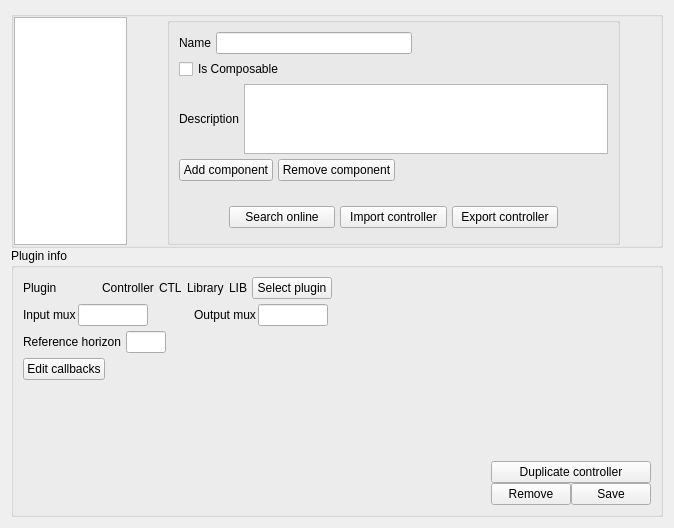
<?xml version="1.0" encoding="UTF-8"?>
<ui version="4.0">
 <class>Form</class>
 <widget class="QWidget" name="Form">
  <property name="geometry">
   <rect>
    <x>0</x>
    <y>0</y>
    <width>674</width>
    <height>528</height>
   </rect>
  </property>
  <property name="windowTitle">
   <string>Form</string>
  </property>
  <layout class="QVBoxLayout" name="verticalLayout_2">
   <item>
    <layout class="QVBoxLayout" name="verticalLayout" stretch="5,20">
     <property name="spacing">
      <number>0</number>
     </property>
     <item>
      <widget class="QGroupBox" name="groupBox">
       <property name="title">
        <string/>
       </property>
       <layout class="QHBoxLayout" name="horizontalLayout_3" stretch="0">
        <property name="spacing">
         <number>0</number>
        </property>
        <property name="leftMargin">
         <number>0</number>
        </property>
        <property name="topMargin">
         <number>0</number>
        </property>
        <property name="rightMargin">
         <number>0</number>
        </property>
        <property name="bottomMargin">
         <number>0</number>
        </property>
        <item>
         <layout class="QHBoxLayout" name="horizontalLayout_2" stretch="5,0,20,0">
          <property name="spacing">
           <number>0</number>
          </property>
          <item>
           <widget class="QListView" name="subcontrollerList"/>
          </item>
          <item>
           <spacer name="horizontalSpacer_6">
            <property name="orientation">
             <enum>Qt::Horizontal</enum>
            </property>
            <property name="sizeHint" stdset="0">
             <size>
              <width>40</width>
              <height>20</height>
             </size>
            </property>
           </spacer>
          </item>
          <item>
           <widget class="QGroupBox" name="groupBox_3">
            <property name="title">
             <string/>
            </property>
            <layout class="QHBoxLayout" name="horizontalLayout_4" stretch="50">
             <item>
              <layout class="QVBoxLayout" name="verticalLayout_3">
               <property name="spacing">
                <number>5</number>
               </property>
               <property name="leftMargin">
                <number>0</number>
               </property>
               <property name="bottomMargin">
                <number>5</number>
               </property>
               <item>
                <layout class="QHBoxLayout" name="horizontalLayout_5">
                 <item>
                  <widget class="QLabel" name="nameLabel">
                   <property name="text">
                    <string>Name</string>
                   </property>
                  </widget>
                 </item>
                 <item>
                  <widget class="QLineEdit" name="nameTxt"/>
                 </item>
                 <item>
                  <spacer name="horizontalSpacer_2">
                   <property name="orientation">
                    <enum>Qt::Horizontal</enum>
                   </property>
                   <property name="sizeHint" stdset="0">
                    <size>
                     <width>40</width>
                     <height>20</height>
                    </size>
                   </property>
                  </spacer>
                 </item>
                </layout>
               </item>
               <item>
                <layout class="QHBoxLayout" name="horizontalLayout_8">
                 <item>
                  <widget class="QCheckBox" name="isComposableCb">
                   <property name="text">
                    <string>Is Composable</string>
                   </property>
                  </widget>
                 </item>
                </layout>
               </item>
               <item>
                <layout class="QHBoxLayout" name="horizontalLayout_7">
                 <item>
                  <widget class="QLabel" name="label_3">
                   <property name="text">
                    <string>Description</string>
                   </property>
                  </widget>
                 </item>
                 <item>
                  <widget class="QPlainTextEdit" name="descriptionTxt"/>
                 </item>
                </layout>
               </item>
               <item>
                <layout class="QHBoxLayout" name="horizontalLayout_15">
                 <property name="topMargin">
                  <number>0</number>
                 </property>
                 <item>
                  <widget class="QPushButton" name="addComponentBtn">
                   <property name="text">
                    <string>Add component</string>
                   </property>
                  </widget>
                 </item>
                 <item>
                  <widget class="QPushButton" name="removeComponentBtn">
                   <property name="text">
                    <string>Remove component</string>
                   </property>
                  </widget>
                 </item>
                 <item>
                  <spacer name="horizontalSpacer_8">
                   <property name="orientation">
                    <enum>Qt::Horizontal</enum>
                   </property>
                   <property name="sizeHint" stdset="0">
                    <size>
                     <width>40</width>
                     <height>20</height>
                    </size>
                   </property>
                  </spacer>
                 </item>
                </layout>
               </item>
               <item>
                <spacer name="verticalSpacer_4">
                 <property name="orientation">
                  <enum>Qt::Vertical</enum>
                 </property>
                 <property name="sizeHint" stdset="0">
                  <size>
                   <width>20</width>
                   <height>40</height>
                  </size>
                 </property>
                </spacer>
               </item>
               <item>
                <layout class="QHBoxLayout" name="horizontalLayout_17">
                 <property name="leftMargin">
                  <number>50</number>
                 </property>
                 <property name="topMargin">
                  <number>20</number>
                 </property>
                 <property name="rightMargin">
                  <number>50</number>
                 </property>
                 <item>
                  <widget class="QPushButton" name="searchOnlineBtn">
                   <property name="text">
                    <string>Search online</string>
                   </property>
                  </widget>
                 </item>
                 <item>
                  <widget class="QPushButton" name="importBtn">
                   <property name="text">
                    <string>Import controller</string>
                   </property>
                  </widget>
                 </item>
                 <item>
                  <widget class="QPushButton" name="exportBtn">
                   <property name="text">
                    <string>Export controller</string>
                   </property>
                  </widget>
                 </item>
                </layout>
               </item>
               <item>
                <spacer name="verticalSpacer_2">
                 <property name="orientation">
                  <enum>Qt::Vertical</enum>
                 </property>
                 <property name="sizeHint" stdset="0">
                  <size>
                   <width>20</width>
                   <height>40</height>
                  </size>
                 </property>
                </spacer>
               </item>
              </layout>
             </item>
            </layout>
           </widget>
          </item>
          <item>
           <spacer name="horizontalSpacer">
            <property name="orientation">
             <enum>Qt::Horizontal</enum>
            </property>
            <property name="sizeHint" stdset="0">
             <size>
              <width>40</width>
              <height>20</height>
             </size>
            </property>
           </spacer>
          </item>
         </layout>
        </item>
       </layout>
      </widget>
     </item>
     <item>
      <widget class="QGroupBox" name="groupBox_2">
       <property name="title">
        <string>Plugin info</string>
       </property>
       <layout class="QHBoxLayout" name="horizontalLayout_9">
        <item>
         <layout class="QHBoxLayout" name="horizontalLayout_10" stretch="20,20,0">
          <property name="spacing">
           <number>0</number>
          </property>
          <property name="leftMargin">
           <number>0</number>
          </property>
          <item>
           <layout class="QVBoxLayout" name="verticalLayout_4">
            <property name="spacing">
             <number>5</number>
            </property>
            <property name="leftMargin">
             <number>0</number>
            </property>
            <property name="bottomMargin">
             <number>10</number>
            </property>
            <item>
             <layout class="QHBoxLayout" name="horizontalLayout_6">
              <item>
               <widget class="QLabel" name="label">
                <property name="text">
                 <string>Plugin</string>
                </property>
               </widget>
              </item>
              <item>
               <spacer name="horizontalSpacer_4">
                <property name="orientation">
                 <enum>Qt::Horizontal</enum>
                </property>
                <property name="sizeType">
                 <enum>QSizePolicy::Minimum</enum>
                </property>
                <property name="sizeHint" stdset="0">
                 <size>
                  <width>40</width>
                  <height>20</height>
                 </size>
                </property>
               </spacer>
              </item>
              <item>
               <widget class="QLabel" name="label_2">
                <property name="text">
                 <string>Controller</string>
                </property>
               </widget>
              </item>
              <item>
               <widget class="QLabel" name="libControllerLbl">
                <property name="text">
                 <string>CTL</string>
                </property>
               </widget>
              </item>
              <item>
               <spacer name="horizontalSpacer_3">
                <property name="orientation">
                 <enum>Qt::Horizontal</enum>
                </property>
                <property name="sizeHint" stdset="0">
                 <size>
                  <width>40</width>
                  <height>20</height>
                 </size>
                </property>
               </spacer>
              </item>
              <item>
               <widget class="QLabel" name="label_4">
                <property name="text">
                 <string>Library</string>
                </property>
               </widget>
              </item>
              <item>
               <widget class="QLabel" name="libLibraryLbl">
                <property name="text">
                 <string>LIB</string>
                </property>
               </widget>
              </item>
              <item>
               <widget class="QPushButton" name="selectPluginBtn">
                <property name="text">
                 <string>Select plugin</string>
                </property>
               </widget>
              </item>
              <item>
               <spacer name="horizontalSpacer_13">
                <property name="orientation">
                 <enum>Qt::Horizontal</enum>
                </property>
                <property name="sizeType">
                 <enum>QSizePolicy::MinimumExpanding</enum>
                </property>
                <property name="sizeHint" stdset="0">
                 <size>
                  <width>40</width>
                  <height>20</height>
                 </size>
                </property>
               </spacer>
              </item>
             </layout>
            </item>
            <item>
             <layout class="QHBoxLayout" name="horizontalLayout_11" stretch="0,0,0,0,0,0">
              <property name="spacing">
               <number>2</number>
              </property>
              <item>
               <widget class="QLabel" name="label_5">
                <property name="text">
                 <string>Input mux</string>
                </property>
               </widget>
              </item>
              <item>
               <widget class="QLineEdit" name="inputMuxTxt">
                <property name="sizePolicy">
                 <sizepolicy hsizetype="Fixed" vsizetype="Fixed">
                  <horstretch>0</horstretch>
                  <verstretch>0</verstretch>
                 </sizepolicy>
                </property>
                <property name="maximumSize">
                 <size>
                  <width>70</width>
                  <height>16777215</height>
                 </size>
                </property>
               </widget>
              </item>
              <item>
               <spacer name="horizontalSpacer_10">
                <property name="orientation">
                 <enum>Qt::Horizontal</enum>
                </property>
                <property name="sizeHint" stdset="0">
                 <size>
                  <width>40</width>
                  <height>20</height>
                 </size>
                </property>
               </spacer>
              </item>
              <item>
               <widget class="QLabel" name="label_6">
                <property name="text">
                 <string>Output mux</string>
                </property>
               </widget>
              </item>
              <item>
               <widget class="QLineEdit" name="outputMuxTxt">
                <property name="enabled">
                 <bool>true</bool>
                </property>
                <property name="sizePolicy">
                 <sizepolicy hsizetype="Fixed" vsizetype="Fixed">
                  <horstretch>0</horstretch>
                  <verstretch>0</verstretch>
                 </sizepolicy>
                </property>
                <property name="maximumSize">
                 <size>
                  <width>70</width>
                  <height>16777215</height>
                 </size>
                </property>
                <property name="baseSize">
                 <size>
                  <width>0</width>
                  <height>0</height>
                 </size>
                </property>
               </widget>
              </item>
              <item>
               <spacer name="horizontalSpacer_12">
                <property name="orientation">
                 <enum>Qt::Horizontal</enum>
                </property>
                <property name="sizeType">
                 <enum>QSizePolicy::MinimumExpanding</enum>
                </property>
                <property name="sizeHint" stdset="0">
                 <size>
                  <width>40</width>
                  <height>20</height>
                 </size>
                </property>
               </spacer>
              </item>
             </layout>
            </item>
            <item>
             <layout class="QHBoxLayout" name="horizontalLayout_12">
              <item>
               <widget class="QLabel" name="label_9">
                <property name="text">
                 <string>Reference horizon</string>
                </property>
               </widget>
              </item>
              <item>
               <widget class="QLineEdit" name="refHorizonTxt">
                <property name="maximumSize">
                 <size>
                  <width>40</width>
                  <height>16777215</height>
                 </size>
                </property>
               </widget>
              </item>
              <item>
               <spacer name="horizontalSpacer_5">
                <property name="orientation">
                 <enum>Qt::Horizontal</enum>
                </property>
                <property name="sizeHint" stdset="0">
                 <size>
                  <width>40</width>
                  <height>20</height>
                 </size>
                </property>
               </spacer>
              </item>
             </layout>
            </item>
            <item>
             <layout class="QHBoxLayout" name="horizontalLayout_16">
              <property name="topMargin">
               <number>0</number>
              </property>
              <item>
               <widget class="QPushButton" name="editCallbacksBtn">
                <property name="text">
                 <string>Edit callbacks</string>
                </property>
               </widget>
              </item>
              <item>
               <spacer name="horizontalSpacer_9">
                <property name="orientation">
                 <enum>Qt::Horizontal</enum>
                </property>
                <property name="sizeHint" stdset="0">
                 <size>
                  <width>40</width>
                  <height>20</height>
                 </size>
                </property>
               </spacer>
              </item>
             </layout>
            </item>
            <item>
             <spacer name="verticalSpacer">
              <property name="orientation">
               <enum>Qt::Vertical</enum>
              </property>
              <property name="sizeHint" stdset="0">
               <size>
                <width>20</width>
                <height>40</height>
               </size>
              </property>
             </spacer>
            </item>
           </layout>
          </item>
          <item>
           <spacer name="horizontalSpacer_7">
            <property name="orientation">
             <enum>Qt::Horizontal</enum>
            </property>
            <property name="sizeType">
             <enum>QSizePolicy::MinimumExpanding</enum>
            </property>
            <property name="sizeHint" stdset="0">
             <size>
              <width>20</width>
              <height>20</height>
             </size>
            </property>
           </spacer>
          </item>
          <item>
           <layout class="QVBoxLayout" name="verticalLayout_5">
            <property name="leftMargin">
             <number>0</number>
            </property>
            <item>
             <spacer name="verticalSpacer_3">
              <property name="orientation">
               <enum>Qt::Vertical</enum>
              </property>
              <property name="sizeHint" stdset="0">
               <size>
                <width>20</width>
                <height>40</height>
               </size>
              </property>
             </spacer>
            </item>
            <item>
             <layout class="QHBoxLayout" name="horizontalLayout_19">
              <property name="topMargin">
               <number>0</number>
              </property>
              <item>
               <widget class="QPushButton" name="duplicateBtn">
                <property name="text">
                 <string>Duplicate controller</string>
                </property>
               </widget>
              </item>
             </layout>
            </item>
            <item>
             <layout class="QHBoxLayout" name="horizontalLayout_18">
              <property name="topMargin">
               <number>0</number>
              </property>
              <item>
               <widget class="QPushButton" name="removeBtn">
                <property name="text">
                 <string>Remove</string>
                </property>
               </widget>
              </item>
              <item>
               <widget class="QPushButton" name="saveBtn">
                <property name="text">
                 <string>Save</string>
                </property>
               </widget>
              </item>
             </layout>
            </item>
           </layout>
          </item>
         </layout>
        </item>
       </layout>
      </widget>
     </item>
    </layout>
   </item>
   <item>
    <layout class="QHBoxLayout" name="horizontalLayout"/>
   </item>
  </layout>
 </widget>
 <resources/>
 <connections/>
</ui>
